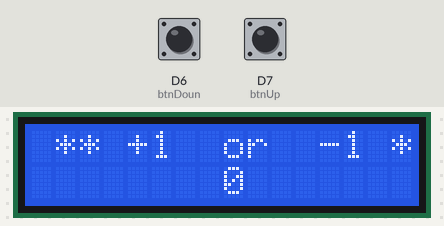
Bench run of a sketch on a simulated ESP8266 (NodeMCU). On the bench: 16×2 character LCD. The test bench sets the inputs (shaded band); at power-on: D6 (btnDoun) LOW, D7 (btnUp) LOW.

Above: at 1.2 s.
1.3 s: D6 (btnDoun) pulled HIGH for 1 s
At 3.2 s:
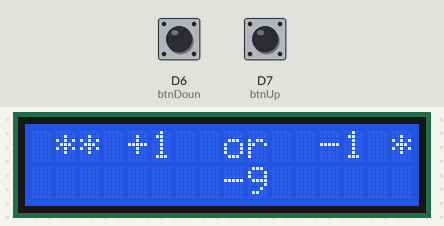
3.8 s: D7 (btnUp) pulled HIGH for 3.2 s
At 7.7 s:
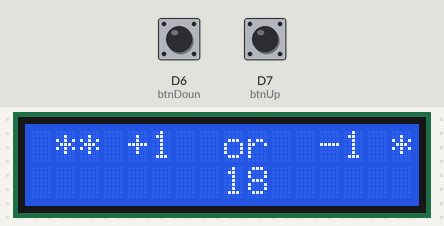
8.5 s: D7 (btnUp) pulled HIGH for 0.15 s
10.1 s: D6 (btnDoun) pulled HIGH for 3.2 s
At 10.39 s:
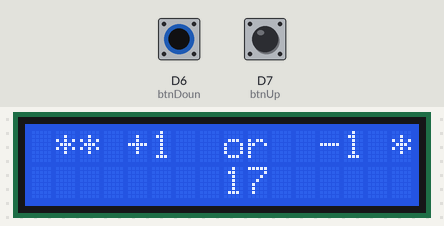
Timing chart, 0 to 13.1 s (numbered marks = the images above; inputs shaded):
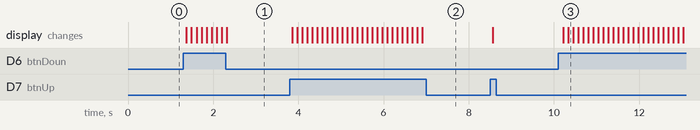

The sketch:

2btnAndLcd.ino
```cpp
#include <LiquidCrystal_I2C.h>
LiquidCrystal_I2C lcd(0x27,16,2);

int btnUp = D7;
int btnDoun = D6;
int n = 0;

void setup(){
  lcd.init();
  lcd.backlight();

pinMode(btnUp,INPUT); pinMode(btnDoun,INPUT);
lcd.clear();

  }

void loop(){
  if(digitalRead(btnUp) == HIGH){
    n = n + 1;
  }
   if(digitalRead(btnDoun) == HIGH){
     n = n - 1;
   }

    lcd.setCursor(1,0);
    lcd.print("** +1  or  -1 **");

    lcd.setCursor(8,1);
    lcd.print(n);

    delay(100);
}
```

Measured:
- after the input at 1.3 s, the display: first changes after 0.07 s (image 1 shows a later state)
- after the input at 3.8 s, the display: first changes after 0.05 s (image 2 shows a later state)
- after the input at 10.1 s, the display: first changes after 0.12 s (image 3 shows a later state)
